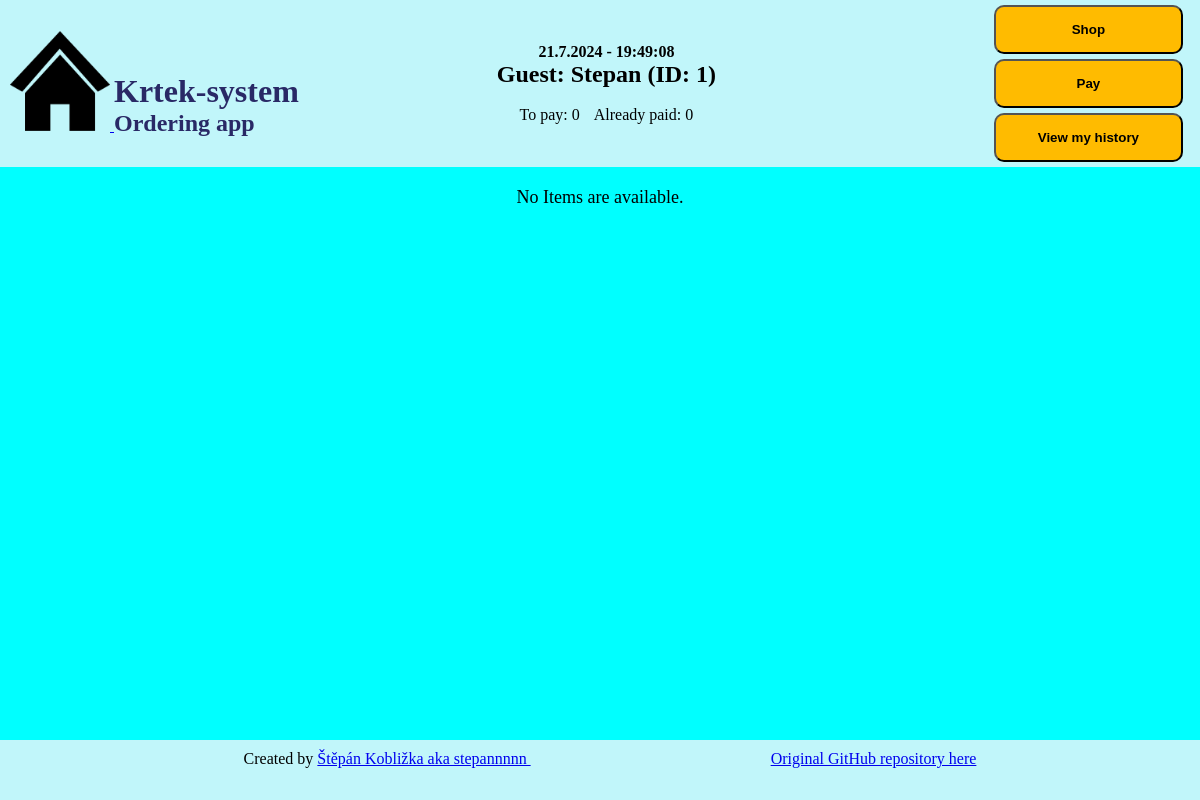
Page /1/choose_item/ on the earlier database version.
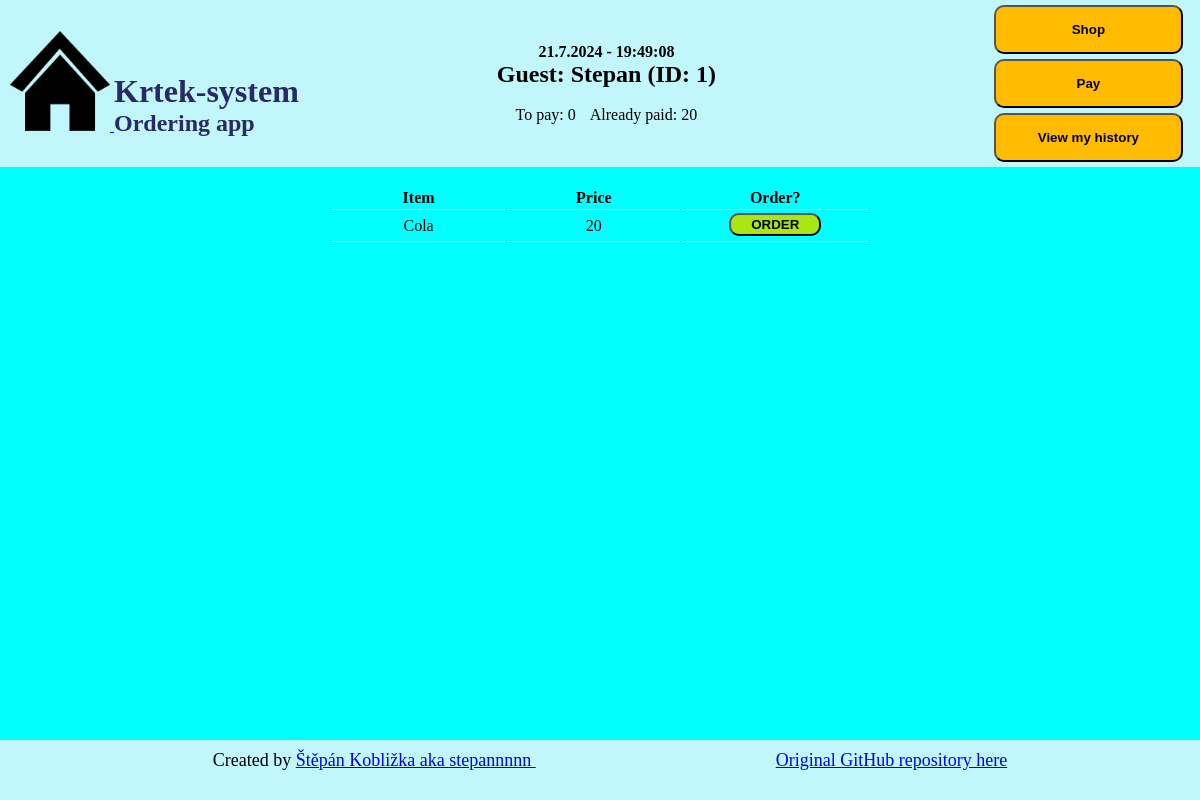
Same page on the later database version.
### orders/models.py (models this page shows, shortened)
class Guest(models.Model):
    name = models.CharField(max_length=20)
    to_pay = models.DecimalField(max_digits=10, decimal_places=2, default=0)
    already_paid = models.DecimalField(max_digits=10, decimal_places=2, default=0)
    active = models.BooleanField()
    class Meta:
        ordering = ["name"]

class Item(models.Model):
    name = models.CharField(max_length=100)
    price = models.DecimalField(max_digits=10, decimal_places=2)
    description = models.TextField(blank=True)
    available = models.BooleanField(default=True)

### orders/views.py (the view)
# urls.py: path("<int:pk>/choose_item/", views.ChooseItemView.as_view(), name="choose_item"),
class ChooseItemView(generic.ListView):
    template_name = "orders/choose_item.html"
    context_object_name = "items_list"
    def get_queryset(self):
        return Item.objects.filter(available=True)
    def get_context_data(self,**kwargs):
        context = super().get_context_data(**kwargs)
        context['guest'] = Guest.objects.get(pk=self.kwargs['pk'])
        return context

### orders/templates/orders/choose_item.html (shortened to what this page needs)
{% extends 'orders/base.html' %}
{% block content %}
{% if items_list %}
<ul>
    <table id="ordertable">
        <tr>
            <th>Item</th>
            <th>Price</th>
            <th>Order?</th>
        </tr>
    {% for item in items_list %}
        <tr>
            <td>{{item.name}}</td>
            <td>{{item.price|floatformat}}</td>
            <td><form style="display: inline-block" action="{% url 'orders:ordering' guest.id %}" method="post">
                <input class="orderbutton" type="submit" value="ORDER">
            </form></td>
        </tr>
    {% endfor %}
</ul>
{% else %}
    <p>No Items are available.</p>
{% endif %}
{% endblock %}

### orders/templates/orders/header.html (shortened to what this page needs)
{% load static %}
<!DOCTYPE html>
<header class="header">
    <div id="homebutton"><a href=" {% url 'orders:index' %}"><div>
        <img src="{% static 'orders/img/home-icon.png' %}">
    <div id="appname">
        <h1>Krtek-system</h1>
        <h2>Ordering app</h2>
    </div>
    </div></a></div>
    {% if guest %}
    <div id="guest">
        <h4 id="clock"></h4>
        <h2>Guest: {{guest.name}} (ID: {{guest.id}})</h2>
        <br>
        <p>To pay: {{guest.to_pay|floatformat}}</p>
        <p>Already paid: {{guest.already_paid|floatformat}}</p>
    </div>
        {% if request.resolver_match.url_name == 'guest_action' %}
            <nav style="visibility:hidden">
        {% else %}
            <nav>
        {% endif %}
                <ul>
                    <li><a href="{% url 'orders:choose_item' guest.id%}"><button>Shop</button></a></li>
                    <li><a href="{% url 'orders:pay' guest.id%}"><button>Pay</button></a></li>
                    <li><a href="{% url 'orders:guest_history' guest.id%}"><button>View my history</button></a></li>
                </ul>
            </nav>
    {% endif %}
</header>

Differences in the rows shown:
changed Guest "Stepan": already_paid "0" → "20"
added Item: name "Cola", price "20"
Other differences:
text no longer shown: "No Items are available."
text now shown: "Item Price Order?"
